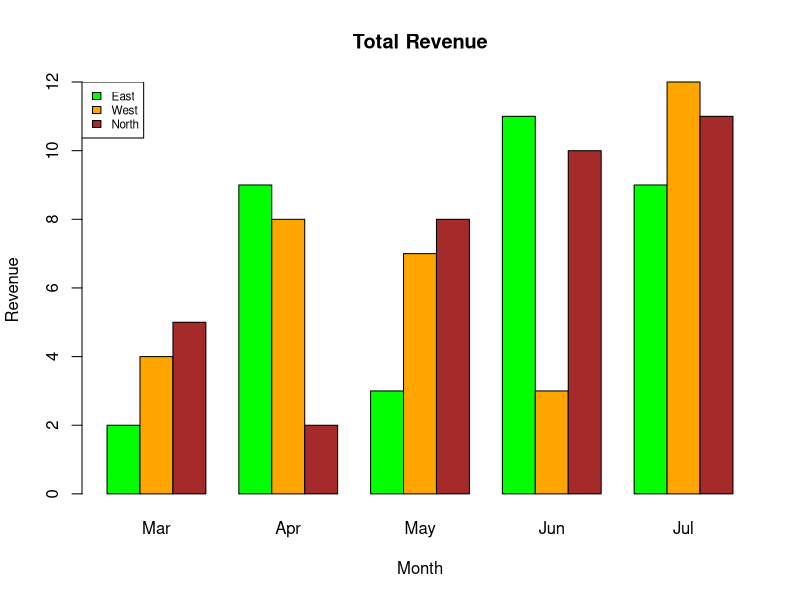

Here is the R script that generated this plot:
colors = c("green", "orange", "brown") 
months <- c("Mar", "Apr", "May", "Jun", "Jul") 
Values <- matrix(c(2, 9, 3, 11, 9, 4, 8, 7, 3, 12, 5, 2, 8, 10, 11), 
                 nrow = 3, ncol = 5, byrow = TRUE) 
regions <- c("East", "West", "North")
Values <- matrix(c(2, 9, 3, 11, 9, 4, 8, 7, 3, 12, 5, 2, 8, 10, 11), nrow = 3, ncol = 5, byrow = TRUE) 
barplot(Values, main = "Total Revenue", names.arg = months, 
        xlab = "Month", ylab = "Revenue", 
        col = colors, beside = TRUE) 
legend("topleft", regions, cex = 0.7, fill = colors)
